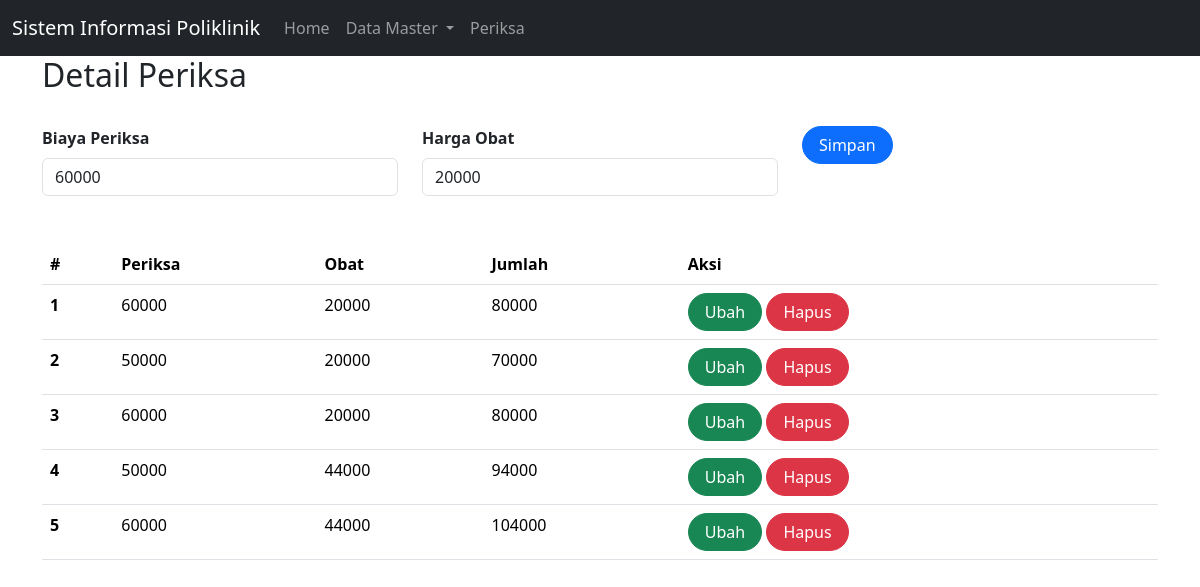
Screenshot of /detail_periksa.php?page=detail_periksa&id=3 with the database file from the repository.
### tables this page shows
CREATE TABLE `detail_periksa` (
  `id` int(100) NOT NULL,
  `id_periksa` int(100) NOT NULL,
  `id_obat` int(100) NOT NULL,
  `total_biaya` int(100) NOT NULL
);

CREATE TABLE `periksa` (
  `id` int(11) NOT NULL,
  `id_pasien` int(11) NOT NULL,
  `id_dokter` int(11) NOT NULL,
  `tgl_periksa` datetime NOT NULL,
  `catatan` text NOT NULL,
  `biaya_periksa` int(11) NOT NULL
);

CREATE TABLE `obat` (
  `id` int(11) NOT NULL,
  `nama_obat` varchar(50) NOT NULL,
  `kemasan` varchar(35) NOT NULL,
  `harga` int(11) NOT NULL
);

### detail_periksa.php (the view, shortened to what this page needs)
<!doctype html>
<html lang="en">
  <head>
    <link href="https://cdn.jsdelivr.net/npm/bootstrap@5.3.2/dist/css/bootstrap.min.css" rel="stylesheet">
  </head>
  <body>
  <nav class="navbar navbar-expand-lg  navbar-dark bg-dark">
  <div class="container-fluid">
    <a class="navbar-brand" href="#">
      Sistem Informasi Poliklinik
    </a>
    <div class="collapse navbar-collapse" id="navbarNavDropdown">
      <ul class="navbar-nav">
        <li class="nav-item">
          <a class="nav-link" aria-current="page" href="index.php">
            Home
          </a>
        </li>
        <li class="nav-item dropdown">
          <a class="nav-link dropdown-toggle" href="#" role="button"
          data-bs-toggle="dropdown" aria-expanded="false">
            Data Master
          </a>
        </li>
        <li class="nav-item">
          <a class="nav-link"
          href="periksa.php?page=periksa">
            Periksa
          </a>
        </li>
      </ul>
    </div>
  </div>
</nav>
<?php
include'koneksi.php';
?>
<div class="container">
    <h2>Detail Periksa</h2>
<br>
    <form class="form row" method="POST" action="" name="myForm" onsubmit="return(validate());">
        <?php
        $id_periksa = '';
        $id_obat = '';
        if (isset($_GET['id'])) {
            $ambil = mysqli_query($mysqli, "SELECT * FROM detail_periksa
                    WHERE id='" . $_GET['id'] . "'");
            while ($row = mysqli_fetch_array($ambil)) {
                $id_periksa = $row['id_periksa'];
                $id_obat = $row['id_obat'];
            }
        ?>
        <?php
        }
        ?>
        <div class="col">
        <label for="inputNama" class="form-label fw-bold">
            Biaya Periksa
        </label>
        <select class="form-control" name="id_periksa">
        <?php
        $selected = '';
        $periksa = mysqli_query($mysqli, "SELECT * FROM Periksa");
        while ($data = mysqli_fetch_array($periksa)) {
            if ($data['id'] == $id_periksa) {
                $selected = 'selected="selected"';
            } else {
                $selected = '';
            }
        ?>
            <option value="<?php echo $data['id'] ?>" <?php echo $selected ?>><?php echo $data['biaya_periksa'] ?></option>
        <?php
        }
        ?>
    </select>
    </div>
    <div class="col">
        <label for="inputNama" class="form-label fw-bold">
          Harga Obat
        </label>
        <select class="form-control" name="id_obat">
        <?php
        $selected = '';
        $obat = mysqli_query($mysqli, "SELECT * FROM obat");
        while ($data = mysqli_fetch_array($obat)) {
            if ($data['id'] == $id_obat) {
                $selected = 'selected="selected"';
            } else {
                $selected = '';
            }
        ?>
            <option value="<?php echo $data['id'] ?>" <?php echo $selected ?>><?php echo $data['harga'] ?></option>
        <?php
        }
        ?>
    </select>
    </div>
    <div class="col">
        <button type="submit" class="btn btn-primary rounded-pill px-3" name="simpan">Simpan</button>
    </div>
    </form>
    <br>
    <br>
    <table class="table table-hover">
        <thead>
            <tr>
                <th scope="col">#</th>
                <th scope="col">Periksa</th>
                <th scope="col">Obat</th>
                <th scope="col">Jumlah</th>
                <th scope="col">Aksi</th>
            </tr>
        </thead>
        <tbody>
            <?php
            $result = mysqli_query($mysqli, "SELECT detail_periksa.*,periksa.biaya_periksa as 'biaya_periksa', obat.harga as 'harga' FROM detail_periksa LEFT JOIN periksa ON (detail_periksa.id_periksa=periksa.id) LEFT JOIN obat ON (detail_periksa.id_obat=obat.id) ORDER BY id ASC");
            $no = 1;
            while ($data = mysqli_fetch_array($result)) {
              $total_biaya = $data['biaya_periksa'] + $data['harga'];
            ?>
                <tr>
                    <th scope="row"><?php echo $no++ ?></th>
                    <td><?php echo $data['biaya_periksa'] ?></td>
                    <td><?php echo $data['harga'] ?></td>
                    <td><?php echo $total_biaya ?></td>
                    <td>
                        <a class="btn btn-success rounded-pill px-3" href="detail_periksa.php?page=detail_periksa&id=<?php echo $data['id'] ?>">Ubah</a>
                        <a class="btn btn-danger rounded-pill px-3" href="detail_periksa.php?page=detail_periksa&id=<?php echo $data['id'] ?>&aksi=hapus">Hapus</a>
                    </td>
                </tr>
            <?php
            }
            ?>
        </tbody>
    </table>

### rows the page displays
detail_periksa: id_periksa.biaya_periksa "60000", id_obat.harga "20000", id_periksa.harga "80000"
detail_periksa: id_periksa.biaya_periksa "50000", id_obat.harga "20000", id_periksa.harga "70000"
detail_periksa: id_periksa.biaya_periksa "60000", id_obat.harga "20000", id_periksa.harga "80000"
detail_periksa: id_periksa.biaya_periksa "50000", id_obat.harga "44000", id_periksa.harga "94000"
detail_periksa: id_periksa.biaya_periksa "60000", id_obat.harga "44000", id_periksa.harga "104000"

### other values shown
form field id_periksa "60000"
form field id_obat "20000"
